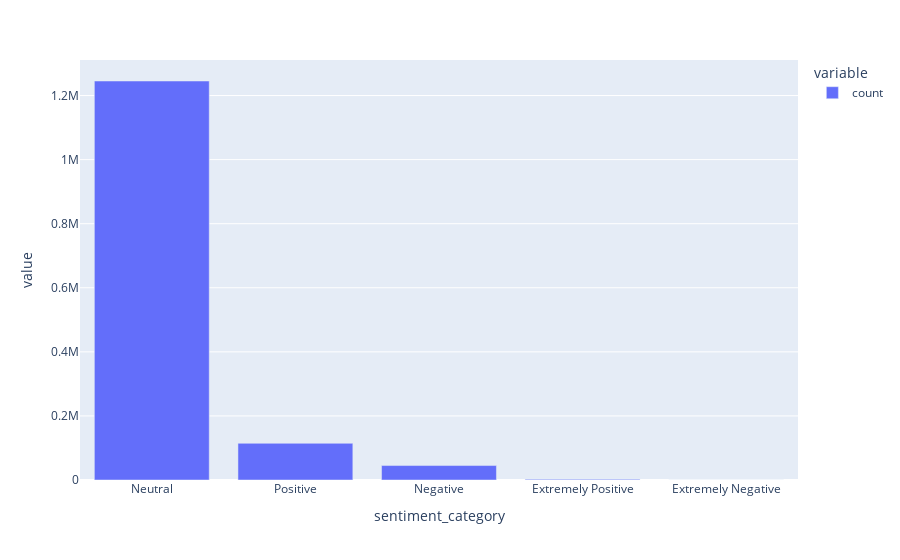

Notebook source saved alongside this figure:
### Code cell
news["sentiment_category"] = news["sentiment"].apply(
    lambda x: LangProcess.categorize_headline(x)
)
px.bar(news["sentiment_category"].value_counts())

### Figure 1 — Plotly figure (JSON) as saved in the notebook; plotly's stock layout.template omitted (floating-point values rounded to 4 significant figures)
{"data": [{"alignmentgroup": "True", "hovertemplate": "variable=count<br>sentiment_category=%{x}<br>value=%{y}<extra></extra>", "legendgroup": "count", "marker": {"color": "#636efa", "pattern": {"shape": ""}}, "name": "count", "offsetgroup": "count", "orientation": "v", "showlegend": true, "textposition": "auto", "type": "bar", "x": ["Neutral", "Positive", "Negative", "Extremely Positive", "Extremely Negative"], "xaxis": "x", "y": [1245397, 114562, 45098, 2050, 221], "yaxis": "y"}], "layout": {"barmode": "relative", "legend": {"title": {"text": "variable"}, "tracegroupgap": 0}, "margin": {"t": 60}, "xaxis": {"anchor": "y", "domain": [0, 1], "title": {"text": "sentiment_category"}}, "yaxis": {"anchor": "x", "domain": [0, 1], "title": {"text": "value"}}}}
